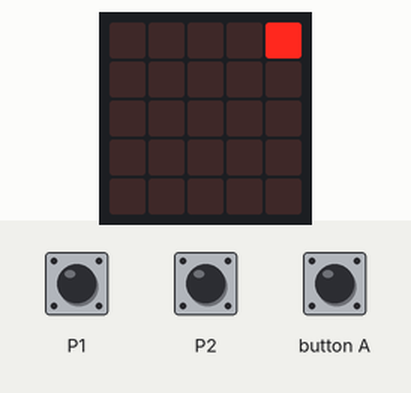
Simulated run of this program. Board: BBC micro:bit (MakeCode). Shown: the board's 5×5 LED display. The test bench sets the inputs (shaded band). A reset restarts the program; random numbers come from a fixed seed.

Above: at 2.1 s.
2.2 s: touch pin P1 pressed for 0.15 s
At 3.2 s:
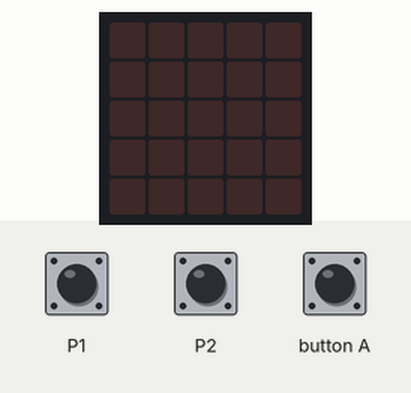
5.3 s: touch pin P2 pressed for 0.15 s
At 5.7 s:
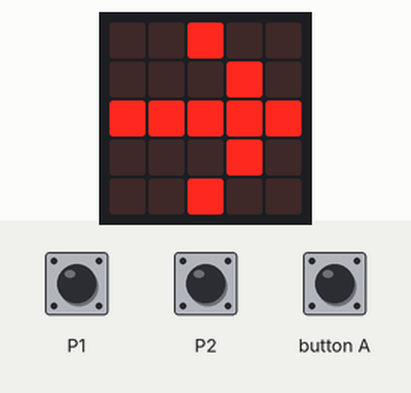
8.4 s: button A pressed for 0.15 s
At 9.7 s:
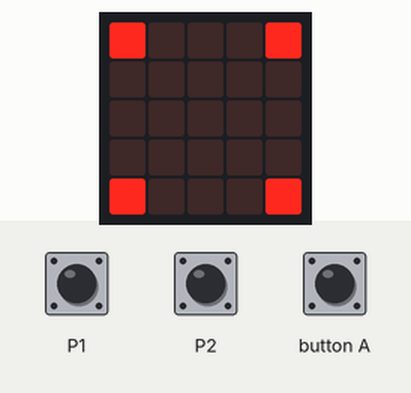
12.1 s: touch pin P1 pressed for 1 s
At 13.4 s:
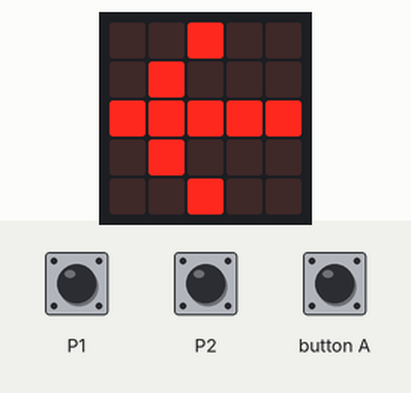
16.1 s: touch pin P1 pressed for 3.2 s
At 22.1 s:
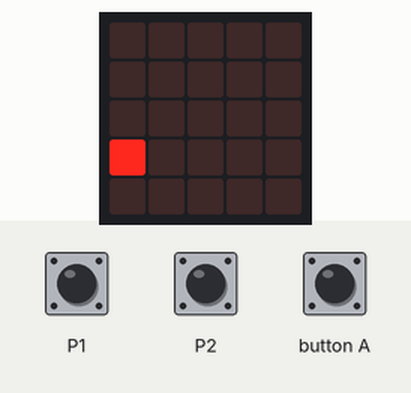
22.3 s: touch pin P2 pressed for 1 s
At 23.3 s:
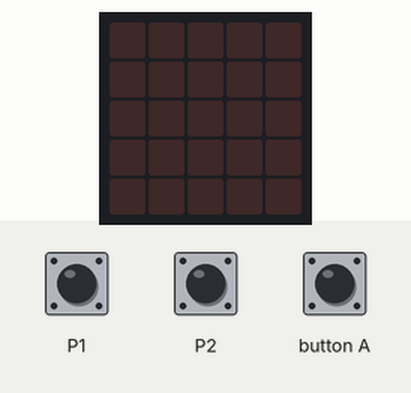
Timing chart, 0 to 25.3 s (numbered marks = the images above; inputs shaded):
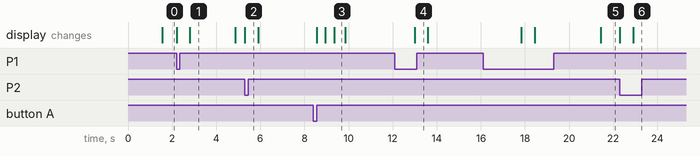

The program:

main.ts
```typescript
input.onButtonPressed(Button.A, function on_button_pressed_a() {

    Re = 1
    basic.showLeds(`
        # . . . #
                . # . # .
                . . # . .
                . # . # .
                # . . . #
    `)
    basic.showLeds(`
        # . . . #
                . # . # .
                . . . . .
                . # . # .
                # . . . #
    `)
    basic.showLeds(`
        # . . . #
                . . . . .
                . . . . .
                . . . . .
                # . . . #
    `)
    basic.pause(100)
    control.reset()
})
function score(Score: number, Winner: string) {

    if (Score >= 5) {
        basic.showString("GG")
        basic.showString("Winner is")
        basic.showString(Winner)
        basic.pause(100)
        석진이 = "Finish"
    } else {
        석진이 = "Non"
        basic.clearScreen()
    }

}

let Player_2 = 0
let Player_1 = 0
let Re = 0
let 석진이 = ""
//  시작
석진이 = "Non"
Re = 0
//  석진이
//  Non
//  Play
//  Finish
//  점이 보이고 먼저 클릭하면 1점 추가
//  계속 반복
basic.forever(function on_forever() {

    while (Re == 0) {
        if (석진이 == "Non") {
            basic.pause(randint(1000, 5000))
            //  랜덤으로 시간 설저
            led.plot(randint(0, 4), randint(0, 4))
            //  랜덤 좌표
            석진이 = "Play"
        }

        if (석진이 == "Play") {
            if (input.pinIsPressed(TouchPin.P1)) {
                //  1에 신호가 감지 되었을때(player a가 버튼을 눌렀을 때)
                score(Player_1, "A")
                Player_1 += 1
                basic.showArrow(ArrowNames.West)
                basic.clearScreen()
                basic.pause(10)
            }

            if (input.pinIsPressed(TouchPin.P2)) {
                //  2에 신호가 감지 되었을때(player b가 버튼을 눌렀을 때)
                score(Player_2, "B")
                Player_2 += 1
                basic.showArrow(ArrowNames.East)
                basic.clearScreen()
                basic.pause(10)
            }

        }

        if (석진이 == "Finish") {
            basic.showString("Try again=A else=B")
            //  계속 눌러야 함
            if (input.buttonIsPressed(Button.B)) {
                basic.showIcon(IconNames.Skull)
                Re = 1
                break
            }

        }

    }
})
```

test.ts
```typescript
// 테스트는 여기로 이동합니다; 이 패키지가 확장으로 사용될 때 컴파일되지 않을 것 입니다.
```

Measured:
- after the input at 2.2 s, the display: first changes at once (image 1 shows a later state)
- after the input at 5.3 s, the display: changes at once (image 2)
- after the input at 22.3 s, the display: first changes at once (image 6 shows a later state)
- what the display in image 1 shows lasts 2.1 s, from 2.8 s to 4.9 s
- what the display in image 3 shows lasts 0.5 s, from 9.4 s to 9.9 s
